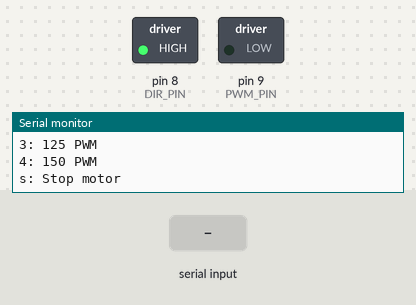
This sketch was run on a simulated Arduino Uno, built with avr-gcc and run on an emulated ATmega328P. Parts: switched loads named in the sketch (green lamp = pin HIGH), the last lines printed to the serial monitor. Inputs (shaded band) come from the test bench.

Above: at 1.2 s.
1.3 s: "1" received over Serial
At 2.5 s:
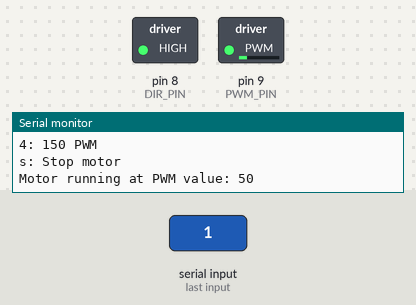
2.8 s: "2" received over Serial
At 3.8 s:
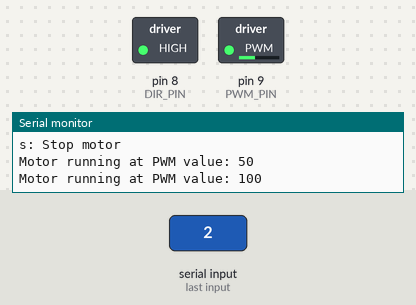
4.3 s: "4" received over Serial
At 5.0 s:
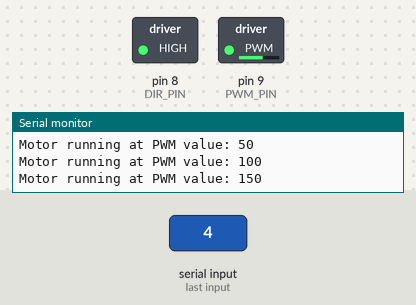
5.8 s: "s" received over Serial
At 6.1 s:
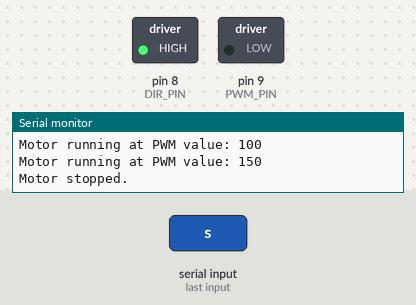
Timing chart, 0 to 8.3 s (numbered marks = the images above; inputs shaded):
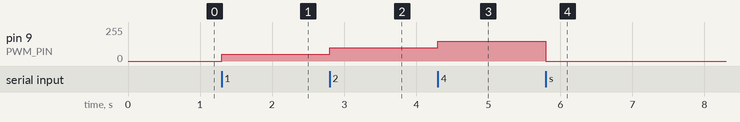

The sketch:

trial_2_speed_control.ino
```cpp
// Pin definitions
const int PWM_PIN = 9;    // PWM pin connected to the Cytron motor driver
const int DIR_PIN = 8;    // Direction pin connected to the Cytron motor driver

// Variables
int pwmValue = 0;

void setup() {
  // Initialize serial communication
  Serial.begin(9600);

  // Set pin modes
  pinMode(PWM_PIN, OUTPUT);
  pinMode(DIR_PIN, OUTPUT);

  // Set initial direction (forward)
  digitalWrite(DIR_PIN, HIGH);

  printInstructions();
}

void loop() {
  if (Serial.available() > 0) {
    char input = Serial.read();

    switch (input) {
      case '1':
        pwmValue = 50;
        break;
      case '2':
        pwmValue = 100;
        break;
      case '3':
        pwmValue = 125;
        break;
      case '4':
        pwmValue = 150;
        break;
      case 's':
      case 'S':
        pwmValue = 0;
        break;
      default:
        Serial.println("Invalid input. Please try again.");
        printInstructions();
        return;
    }

    analogWrite(PWM_PIN, pwmValue);

    if (pwmValue > 0) {
      Serial.print("Motor running at PWM value: ");
      Serial.println(pwmValue);
    } else {
      Serial.println("Motor stopped.");
    }
  }
  // Motor continues to run at the last set PWM value
}

void printInstructions() {
  Serial.println("\nEnter a number to control the motor:");
  Serial.println("1: 50 PWM");
  Serial.println("2: 100 PWM");
  Serial.println("3: 125 PWM");
  Serial.println("4: 150 PWM");
  Serial.println("s: Stop motor");
}
```

Measured:
- after the input at 1.3 s, pin 9 (PWM_PIN): 0/255 → 50/255 at once
- after the input at 2.8 s, pin 9 (PWM_PIN): 50/255 → 100/255 at once
- after the input at 4.3 s, pin 9 (PWM_PIN): 100/255 → 150/255 at once
- after the input at 5.8 s, pin 9 (PWM_PIN): 150/255 → 0/255 at once
